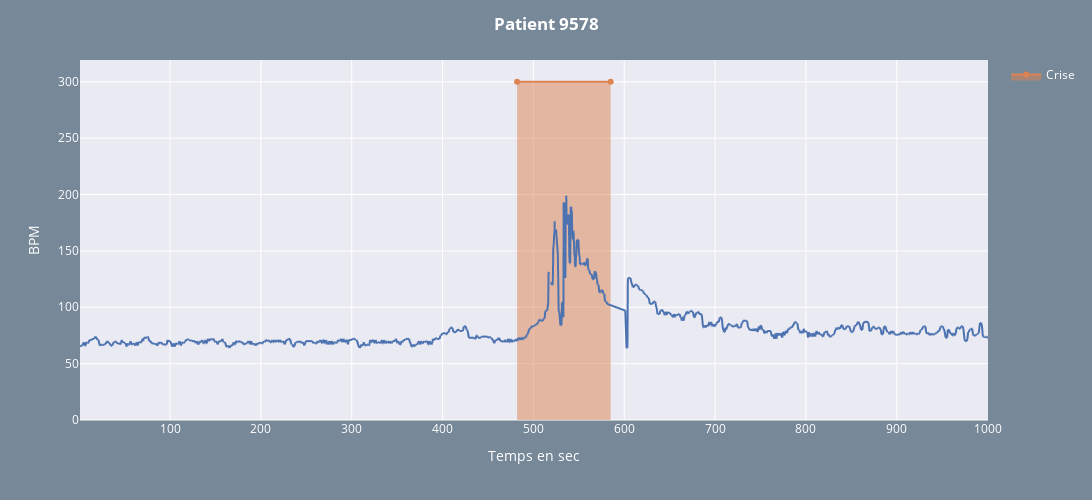

Write notebook code for a chart like this one.
### Code cell
ECG_FILE ="../res-v0_4/dev/01_tcp_ar/095/00009578/s004_2013_03_01/00009578_s004_t001.json"
ANNOTATIONS_FILE = "../annot-v0_4/dev/01_tcp_ar/095/00009578/s004_2013_03_01/00009578_s004_t001.json"


data = json.load(open(ECG_FILE, "r"))
annotations = json.load(open(ANNOTATIONS_FILE, "r"))

timestamps = {}
timestamps["xqrs"] = []

for key in timestamps.keys():
    timestamps[key] = np.cumsum(data[key]["rr_intervals"][1:])
    timestamps[key] = np.append(timestamps[key], timestamps[key][-2])
    timestamps[key] *= 0.001


clean_rr_intervals = {}
clean_rr_intervals["xqrs"] = get_clean_intervals(data["xqrs"]["rr_intervals"])

clean_hr = {}
clean_hr["xqrs"] = to_hr(clean_rr_intervals["xqrs"])

hr_median ={}
hr_median["xqrs"] = signal.medfilt(clean_hr["xqrs"], 5)

df = pd.DataFrame({'Temps en sec':timestamps["xqrs"], 'BPM':hr_median["xqrs"]})

fig = px.line(df, x='Temps en sec', y='BPM', template="seaborn")
for seizure in annotations["seizure"]:
    fig.add_trace(go.Scatter(x=[seizure[0], seizure[1]], y=[300, 300], fill='tonexty', name='Crise'))

# Clean RR intervals with Malik + median filter
#plt.figure(1, figsize = (25,5))
#plt.ylim((40, 200))
#plt.title(f"Cardiac rythm - Malik cleaning method + median filter - Patient 9578 - Examen {test_exam}")
#plt.xlabel("time in seconds")
#plt.ylabel("bpm")
#plt.xticks(np.arange(0, 1001, 100))
#plt.plot(timestamps["xqrs"], hr_median["xqrs"], color='red', alpha=0.5, label="xqrs")
#for seizure in annotations["seizure"]:
#    plt.axvspan(seizure[0], seizure[1], facecolor='grey', alpha=0.5)

#for z, j in enumerate(range(50, len(preds)*10, 10)):
    #plt.axvspan(j, (j + 10), facecolor='blue', alpha=0.4 * preds[z])

#plt.legend(bbox_to_anchor=(0.80, 1), loc='upper left', fontsize='x-large')
fig.update_layout(
    width=1500,
    height=500,
    paper_bgcolor="lightslategray",
    title_text='<b>Patient 9578</b>',
    font=dict(color="white")
)
fig.show()

### Figure 1 — Plotly figure (JSON) as saved in the notebook; plotly's stock layout.template omitted (floating-point values rounded to 4 significant figures; data arrays with more than 128 entries replaced by an {"elided": "..."} marker saying what was removed)
{"data": [{"hovertemplate": "Temps en sec=%{x}<br>BPM=%{y}<extra></extra>", "legendgroup": "", "line": {"color": "rgb(76,114,176)", "dash": "solid"}, "mode": "lines", "name": "", "showlegend": false, "type": "scattergl", "x": {"elided": "1326 float values"}, "xaxis": "x", "y": {"elided": "1326 int values"}, "yaxis": "y"}, {"fill": "tonexty", "name": "Crise", "type": "scatter", "x": [482.1, 585.1], "y": [300, 300]}], "layout": {"font": {"color": "white"}, "height": 500, "legend": {"tracegroupgap": 0}, "margin": {"t": 60}, "paper_bgcolor": "lightslategray", "title": {"text": "<b>Patient 9578</b>"}, "width": 1500, "xaxis": {"anchor": "y", "domain": [0, 1], "title": {"text": "Temps en sec"}}, "yaxis": {"anchor": "x", "domain": [0, 1], "title": {"text": "BPM"}}}}
